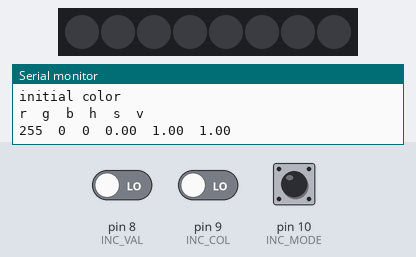
The sketch below on a simulated Arduino Uno, built with avr-gcc and run on an emulated ATmega328P. Shown: 8 RGB LEDs in strip order, left to right, the last lines printed to the serial monitor. The inputs (shaded band) are chosen by the test bench; at power-on: pin 10 (INC_MODE) LOW, pin 9 (INC_COL) LOW, pin 8 (INC_VAL) LOW.

Above: at 1.2 s.
1.3 s: pin 10 (INC_MODE) pulled HIGH for 1 s
At 2.2 s:
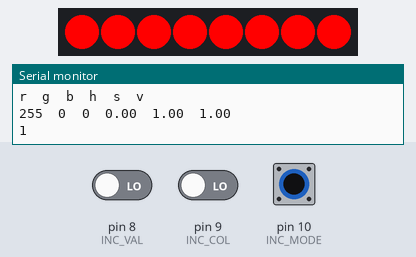
2.9 s: pin 9 (INC_COL) driven HIGH
At 3.11 s:
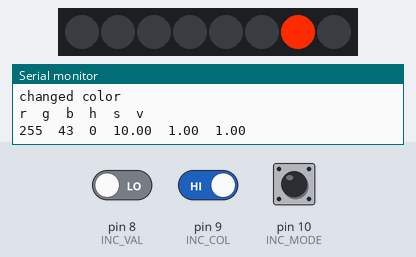
5.5 s: pin 10 (INC_MODE) pulled HIGH for 3.2 s
At 6.7 s:
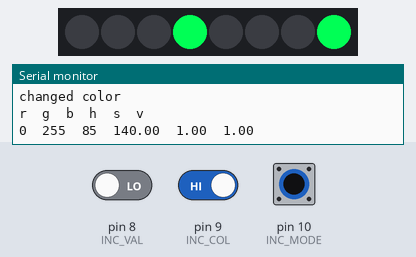
9.3 s: pin 10 (INC_MODE) pulled HIGH for 0.15 s
10.0 s: pin 10 (INC_MODE) pulled HIGH for 3.2 s
At 11.2 s:
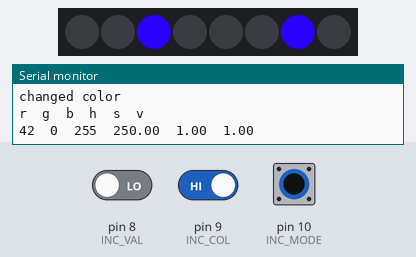
13.8 s: pin 10 (INC_MODE) pulled HIGH for 0.15 s
At 15.4 s:
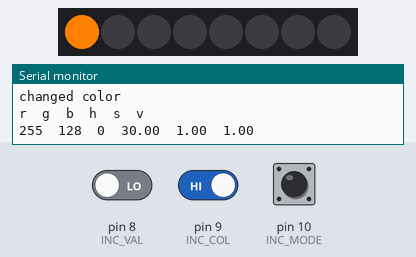
Timing chart, 0 to 19.4 s (numbered marks = the images above; inputs shaded):
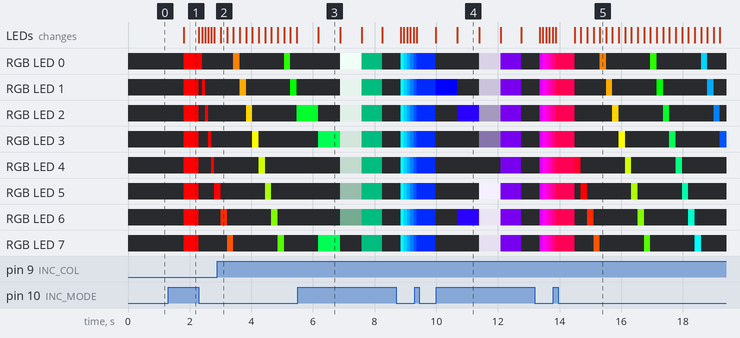

The sketch:

ARGB.ino
```cpp
#include <Arduino.h>
#include <FastLED.h>

#define DATA_PIN    5
#define INC_MODE    10
#define INC_COL     9
#define INC_VAL     8

#define LED_S       8
#define BRIGHTNESS  255
#define LED_TYPE    WS2812B
#define COLOR_ORDER GRB

#define UPDATES_PER_SECOND 100
#define DELAY 100
// Define the array of leds
CRGB leds[LED_S];

struct ReGrBl{ uint8_t r, g, b; };

struct HuSaVa{ float h, s, v; };

struct Colour;

void RGBtoHSV(Colour* c);
void HSVtoRGB(Colour* c);

struct Colour{
  ReGrBl ColRGB;
  HuSaVa ColHSV;

  void SetRGB(const Colour& c){
    ColRGB = c.ColRGB;
    RGBtoHSV(this);
  }
  void SetHSV(const Colour& c){
    ColHSV = c.ColHSV;
    HSVtoRGB(this);
  }
};

static inline float minimum(float a, float b){
  if(a > b) return b;
  else return a;
}

static inline float maximum(float a, float b){
  if(a < b) return b;
  else return a;
}

static inline float minimum3(float a, float b, float c){
  return minimum(a, minimum(b,c));
}

static inline float maximum3(float a, float b, float c){
  return maximum(a, maximum(b,c));
}

void RGBtoHSV(Colour* col){
  float r = col->ColRGB.r / 255.f;
  float g = col->ColRGB.g / 255.f;
  float b = col->ColRGB.b / 255.f;

  float cmax = maximum3(r,g,b);
  float cmin = minimum3(r,b,b);
  float delta = cmax - cmin;

  if(delta < 1e-6f){
    col->ColHSV.h = 0.f;
  } else if (cmax == r){
    col->ColHSV.h = 60.f * fmodf(((g - b) / delta), 6.f);
  } else if (cmax == g){
    col->ColHSV.h = 60.f * (((b - r) / delta) + 2.f);
  } else{
    col->ColHSV.h = 60.f * (((r - g) / delta) + 4.f);
  }

  // return
  if(col->ColHSV.h < 0.f) col->ColHSV.h += 360.f;
  col->ColHSV.s = (cmax <= 0.f) ? 0.f : (delta/cmax);
  col->ColHSV.v = cmax;

  // clamp
  if(col->ColHSV.h < 0.f) col->ColHSV.h = 0.f;
  if(col->ColHSV.h > 360.f) col->ColHSV.h = 360.f;
  if(col->ColHSV.s < 0.f) col->ColHSV.h = 0.f;
  if(col->ColHSV.s > 1.f) col->ColHSV.h = 1.f;
  if(col->ColHSV.v < 0.f) col->ColHSV.h = 0.f;
  if(col->ColHSV.v > 1.f) col->ColHSV.h = 1.f;
}

void HSVtoRGB(Colour* col){
  col->ColHSV.h = fmodf(col->ColHSV.h, 360.0f);
  if(col->ColHSV.h < 0) col->ColHSV.h += 360.0f;
  if(col->ColHSV.s < 0) col->ColHSV.s = 0;
    else if (col->ColHSV.s > 1) col->ColHSV.s = 1;
  if(col->ColHSV.v < 0) col->ColHSV.v = 0;
    else if (col->ColHSV.v > 1) col->ColHSV.v = 1;

  float c = col->ColHSV.v * col->ColHSV.s;
  float x = c *(1.0f - fabsf(fmodf(col->ColHSV.h / 60.0f, 2.0f) - 1.0f));
  float m = col->ColHSV.v - c;

  float r1, g1, b1;
  if (col->ColHSV.h < 60.0f) {
    r1 = c; g1 = x; b1 = 0;
  } else if (col->ColHSV.h < 120.0f) {
    r1 = x; g1 = c; b1 = 0;
  } else if (col->ColHSV.h < 180.0f) {
    r1 = 0; g1 = c; b1 = x;
  } else if (col->ColHSV.h < 240.0f) {
    r1 = 0; g1 = x; b1 = c;
  } else if (col->ColHSV.h < 300.0f) {
    r1 = x; g1 = 0; b1 = c;
  } else {
    r1 = c; g1 = 0; b1 = x;
  }

  // return
  col->ColRGB.r = (uint8_t)roundf((r1 + m) * 255.0f);
  col->ColRGB.g = (uint8_t)roundf((g1 + m) * 255.0f);
  col->ColRGB.b = (uint8_t)roundf((b1 + m) * 255.0f);
}


//Colour C = {0xF0, 0x00, 0xFF};
Colour C = {0xFF, 0x00, 0x00};
Colour inside = C;

Colour gradient[LED_S] = {
    {{0xF0, 0x00, 0xFF}, {}},
    {{0xD0, 0x00, 0xDF}, {}},
    {{0xC0, 0x00, 0xCF}, {}},
    {{0xA0, 0x00, 0xAF}, {}},
    {{0x80, 0x00, 0x8F}, {}},
    {{0x40, 0x00, 0x4F}, {}},
    {{0x20, 0x00, 0x2F}, {}},
    {{0x00, 0x00, 0x00}, {}},
};

void Mult(Colour* color, float mult){
  color->ColHSV.v = color->ColHSV.v * mult;
}

inline bool CheckMode(){
  return digitalRead(INC_MODE);
}

int wrap(int kx) {
  int range = LED_S;
  kx = (kx) % range;

  if (kx < 0)
    kx += range;

    return kx;
}

int offset = 0;

inline void ScanOne(Colour c){
  for(int i = 0; i < LED_S; ++i){
    if(i == wrap(offset))
      leds[i].setRGB(c.ColRGB.r, c.ColRGB.g, c.ColRGB.b);
    else
      leds[i].setRGB(0,0,0);
  }

  offset++;
  if(offset >= LED_S) offset = 0;
}

float fade = 0;
bool isUp = 1;

inline void FadeInOut(Colour c, float fade){
  c.ColHSV.v -= fade;
  c.SetHSV(c);

  Constant(c);
  FastLED.show();
}

inline void ScanTwo(Colour c){
  for(int i = 0; i < LED_S; ++i){
    if(i == wrap(offset) || i == wrap(offset + LED_S/2))
      leds[i].setRGB(c.ColRGB.r, c.ColRGB.g, c.ColRGB.b);
    else
      leds[i].setRGB(0,0,0);
  }

  offset++;
  if(offset >= LED_S/2) offset = 0;
}

inline void ScanGrad(){
  for(int i = 0; i < LED_S; ++i){
      leds[i] = (CRGB){
      gradient[wrap(i + offset)].ColRGB.r,
      gradient[wrap(i + offset)].ColRGB.g,
      gradient[wrap(i + offset)].ColRGB.b};
  }

  offset++;
  if(offset >= LED_S) offset = 0;
}

inline void Constant(Colour c){
  for(int i = 0; i < LED_S; ++i){
    leds[i] = (CRGB){c.ColRGB.r, c.ColRGB.g, c.ColRGB.b};
  }
}

uint8_t mode = 0;

void setup() {
  Serial.begin(115200);
  Mult(&inside, 0.25);
  inside.SetHSV(inside);

  C.SetRGB(C);
  for(int i = 0; i < LED_S; ++i){
    gradient[i].SetRGB(gradient[i]);
  }

  Serial.println("initial color");
  Serial.println("r\tg\tb\th\ts\tv");
  Serial.print(C.ColRGB.r); Serial.print('\t');
  Serial.print(C.ColRGB.g); Serial.print('\t');
  Serial.print(C.ColRGB.b); Serial.print('\t');
  Serial.print(C.ColHSV.h); Serial.print('\t');
  Serial.print(C.ColHSV.s); Serial.print('\t');
  Serial.print(C.ColHSV.v); Serial.println();


  pinMode(INC_MODE, INPUT);
  pinMode(INC_COL, INPUT);
  FastLED.addLeds<LED_TYPE, DATA_PIN, COLOR_ORDER>(leds, LED_S);
  FastLED.setBrightness(BRIGHTNESS);
}

int valUp = 0;

void loop() {
  if(digitalRead(INC_MODE)){
    delay(500);
    mode++;
    if(mode > 5) mode = 0;
    Serial.println(mode);
  }

  if(digitalRead(INC_COL)){
    delay(100);
    Serial.println("changed color");
    Serial.println("r\tg\tb\th\ts\tv");
    C.ColHSV.h += 10;
    C.SetHSV(C);
    Serial.print(C.ColRGB.r); Serial.print('\t');
    Serial.print(C.ColRGB.g); Serial.print('\t');
    Serial.print(C.ColRGB.b); Serial.print('\t');
    Serial.print(C.ColHSV.h); Serial.print('\t');
    Serial.print(C.ColHSV.s); Serial.print('\t');
    Serial.print(C.ColHSV.v); Serial.println();

    for(int i = 0; i < LED_S; ++i){
      gradient[i].ColHSV.h += 10.f;
      if(gradient[i].ColHSV.h > 361.f) gradient[i].ColHSV.h = 10.f;
      gradient[i].SetHSV(gradient[i]);
    }
  }

  if(digitalRead(INC_VAL)){
    delay(100);
    Serial.println("changed value");
    Serial.println("r\tg\tb\th\ts\tv");
    if(!valUp){
      C.ColHSV.v -= .10;
      if(C.ColHSV.v < 0){
        C.ColHSV.v = 0;
        valUp = 1;
      }
    } else{
      C.ColHSV.v += .10;
      if(C.ColHSV.v > 1){
        C.ColHSV.v = 1;
        valUp = 0;
      }
    }

    C.SetHSV(C);
    Serial.print(C.ColRGB.r); Serial.print('\t');
    Serial.print(C.ColRGB.g); Serial.print('\t');
    Serial.print(C.ColRGB.b); Serial.print('\t');
    Serial.print(C.ColHSV.h); Serial.print('\t');
    Serial.print(C.ColHSV.s); Serial.print('\t');
    Serial.print(C.ColHSV.v); Serial.println();

    /*
    for(int i = 0; i < LED_S; ++i){
      gradient[i].ColHSV.h += 10.f;
      if(gradient[i].ColHSV.h > 361.f) gradient[i].ColHSV.h = 10.f;
      gradient[i].SetHSV(gradient[i]);
    }
    */
  }

  switch(mode){
    case 0:
      Constant((Colour){{0,0,0},{}});
        FastLED.show();
      break;
    case 1:
      Constant(C);
      FastLED.show();
      break;
    case 2:
      ScanOne(C);
      FastLED.show();
      delay(DELAY);
      break;
    case 3:
      ScanTwo(C);
      FastLED.show();
      delay(DELAY);
      break;
    case 4:
      ScanGrad();
      FastLED.show();
      delay(DELAY);
      break;
    case 5:
      FadeInOut(C, fade);
      delay(50);
      break;
    default:
      Constant((Colour){{0x10, 0x10, 0x10}, {}});
      FastLED.show();
      delay(DELAY);
      break;
  }

  if(isUp) fade+= .1f;
  else fade-= .1f;


  if(fade >= 1) isUp = 0;
  if(fade <= 0) isUp = 1;
}
```

Measured:
- after the input at 1.3 s, RGB LED 0: off → RGB(255, 0, 0) after 0.50 s, → off 0.60 s later; RGB LED 1: off → RGB(255, 0, 0) after 0.50 s, → off 0.50 s later, → RGB(255, 0, 0) 0.10 s later, → off 0.10 s later
- what the display in image 3 shows lasts 0.7 s, from 6.2 s to 6.9 s
